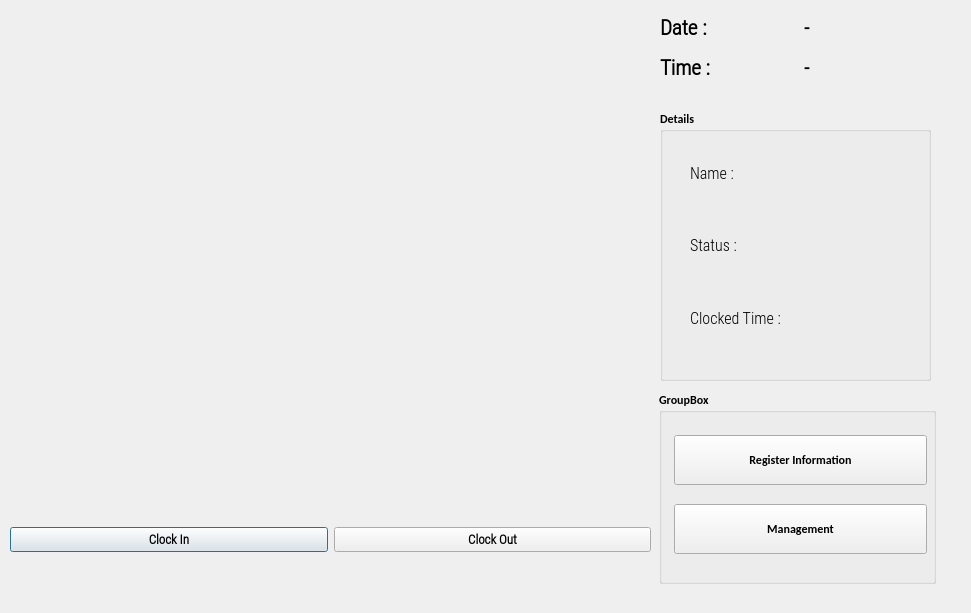
<?xml version="1.0" encoding="UTF-8"?>
<ui version="4.0">
 <class>OutputDialog</class>
 <widget class="QDialog" name="OutputDialog">
  <property name="geometry">
   <rect>
    <x>0</x>
    <y>0</y>
    <width>971</width>
    <height>613</height>
   </rect>
  </property>
  <property name="minimumSize">
   <size>
    <width>0</width>
    <height>0</height>
   </size>
  </property>
  <property name="maximumSize">
   <size>
    <width>1280</width>
    <height>720</height>
   </size>
  </property>
  <property name="font">
   <font>
    <family>Calibri</family>
    <weight>75</weight>
    <bold>true</bold>
   </font>
  </property>
  <property name="windowTitle">
   <string>Face Recognition Attendance App</string>
  </property>
  <property name="windowIcon">
   <iconset>
    <normaloff>icon.png</normaloff>icon.png</iconset>
  </property>
  <widget class="QLabel" name="imgLabel">
   <property name="geometry">
    <rect>
     <x>10</x>
     <y>10</y>
     <width>640</width>
     <height>480</height>
    </rect>
   </property>
   <property name="minimumSize">
    <size>
     <width>4</width>
     <height>0</height>
    </size>
   </property>
   <property name="maximumSize">
    <size>
     <width>640</width>
     <height>480</height>
    </size>
   </property>
   <property name="text">
    <string/>
   </property>
  </widget>
  <widget class="QWidget" name="horizontalLayoutWidget">
   <property name="geometry">
    <rect>
     <x>10</x>
     <y>500</y>
     <width>641</width>
     <height>80</height>
    </rect>
   </property>
   <layout class="QHBoxLayout" name="horizontalLayout">
    <item>
     <widget class="QPushButton" name="ClockInButton">
      <property name="font">
       <font>
        <family>Roboto Condensed Light</family>
        <pointsize>10</pointsize>
        <weight>75</weight>
        <bold>true</bold>
       </font>
      </property>
      <property name="text">
       <string>Clock In</string>
      </property>
      <property name="checkable">
       <bool>true</bool>
      </property>
     </widget>
    </item>
    <item>
     <widget class="QPushButton" name="ClockOutButton">
      <property name="font">
       <font>
        <family>Roboto Condensed Light</family>
        <pointsize>10</pointsize>
        <weight>75</weight>
        <bold>true</bold>
       </font>
      </property>
      <property name="text">
       <string>Clock Out</string>
      </property>
      <property name="checkable">
       <bool>true</bool>
      </property>
     </widget>
    </item>
   </layout>
  </widget>
  <widget class="QWidget" name="gridLayoutWidget">
   <property name="geometry">
    <rect>
     <x>660</x>
     <y>10</y>
     <width>281</width>
     <height>75</height>
    </rect>
   </property>
   <layout class="QGridLayout" name="gridLayout_2">
    <item row="0" column="0">
     <widget class="QLabel" name="label">
      <property name="font">
       <font>
        <family>Roboto Condensed Light</family>
        <pointsize>16</pointsize>
        <weight>75</weight>
        <bold>true</bold>
       </font>
      </property>
      <property name="text">
       <string>Date :</string>
      </property>
     </widget>
    </item>
    <item row="0" column="1">
     <widget class="QLabel" name="Date_Label">
      <property name="font">
       <font>
        <family>Roboto Condensed Light</family>
        <pointsize>15</pointsize>
        <weight>75</weight>
        <bold>true</bold>
       </font>
      </property>
      <property name="text">
       <string>-</string>
      </property>
     </widget>
    </item>
    <item row="1" column="0">
     <widget class="QLabel" name="label_2">
      <property name="font">
       <font>
        <family>Roboto Condensed Light</family>
        <pointsize>16</pointsize>
        <weight>75</weight>
        <bold>true</bold>
       </font>
      </property>
      <property name="text">
       <string>Time :</string>
      </property>
     </widget>
    </item>
    <item row="1" column="1">
     <widget class="QLabel" name="Time_Label">
      <property name="font">
       <font>
        <family>Roboto Condensed Light</family>
        <pointsize>15</pointsize>
        <weight>75</weight>
        <bold>true</bold>
       </font>
      </property>
      <property name="text">
       <string>-</string>
      </property>
     </widget>
    </item>
   </layout>
  </widget>
  <widget class="QGroupBox" name="groupBox">
   <property name="geometry">
    <rect>
     <x>660</x>
     <y>110</y>
     <width>271</width>
     <height>271</height>
    </rect>
   </property>
   <property name="title">
    <string>Details</string>
   </property>
   <widget class="QWidget" name="verticalLayoutWidget">
    <property name="geometry">
     <rect>
      <x>30</x>
      <y>30</y>
      <width>141</width>
      <height>211</height>
     </rect>
    </property>
    <layout class="QVBoxLayout" name="verticalLayout">
     <item>
      <widget class="QLabel" name="label_3">
       <property name="font">
        <font>
         <family>Roboto Condensed Light</family>
         <pointsize>12</pointsize>
         <weight>50</weight>
         <bold>false</bold>
        </font>
       </property>
       <property name="text">
        <string>Name : </string>
       </property>
      </widget>
     </item>
     <item>
      <widget class="QLabel" name="label_4">
       <property name="font">
        <font>
         <family>Roboto Condensed Light</family>
         <pointsize>12</pointsize>
         <weight>50</weight>
         <bold>false</bold>
        </font>
       </property>
       <property name="text">
        <string>Status :</string>
       </property>
      </widget>
     </item>
     <item>
      <widget class="QLabel" name="label_5">
       <property name="font">
        <font>
         <family>Roboto Condensed Light</family>
         <pointsize>12</pointsize>
         <weight>50</weight>
         <bold>false</bold>
        </font>
       </property>
       <property name="text">
        <string>Clocked Time : </string>
       </property>
      </widget>
     </item>
    </layout>
   </widget>
   <widget class="QWidget" name="verticalLayoutWidget_2">
    <property name="geometry">
     <rect>
      <x>120</x>
      <y>30</y>
      <width>131</width>
      <height>211</height>
     </rect>
    </property>
    <layout class="QVBoxLayout" name="verticalLayout_2">
     <item>
      <widget class="QLabel" name="NameLabel">
       <property name="font">
        <font>
         <family>Roboto Condensed Light</family>
         <pointsize>12</pointsize>
         <weight>50</weight>
         <bold>false</bold>
        </font>
       </property>
       <property name="text">
        <string/>
       </property>
      </widget>
     </item>
     <item>
      <widget class="QLabel" name="StatusLabel">
       <property name="font">
        <font>
         <family>Roboto Condensed Light</family>
         <pointsize>12</pointsize>
         <weight>50</weight>
         <bold>false</bold>
        </font>
       </property>
       <property name="text">
        <string/>
       </property>
      </widget>
     </item>
     <item>
      <layout class="QHBoxLayout" name="horizontalLayout_2">
       <item>
        <widget class="QLabel" name="HoursLabel">
         <property name="font">
          <font>
           <family>Roboto Condensed Light</family>
           <pointsize>12</pointsize>
           <weight>50</weight>
           <bold>false</bold>
          </font>
         </property>
         <property name="text">
          <string/>
         </property>
        </widget>
       </item>
       <item>
        <widget class="QLabel" name="MinLabel">
         <property name="font">
          <font>
           <family>Roboto Condensed Light</family>
           <pointsize>12</pointsize>
           <weight>50</weight>
           <bold>false</bold>
          </font>
         </property>
         <property name="text">
          <string/>
         </property>
        </widget>
       </item>
      </layout>
     </item>
    </layout>
   </widget>
  </widget>
  <widget class="QGroupBox" name="groupBox_2">
   <property name="geometry">
    <rect>
     <x>659</x>
     <y>391</y>
     <width>277</width>
     <height>193</height>
    </rect>
   </property>
   <property name="title">
    <string>GroupBox</string>
   </property>
   <widget class="QWidget" name="verticalLayoutWidget_3">
    <property name="geometry">
     <rect>
      <x>15</x>
      <y>31</y>
      <width>253</width>
      <height>145</height>
     </rect>
    </property>
    <layout class="QVBoxLayout" name="verticalLayout_3">
     <item>
      <widget class="QPushButton" name="pushButtonRegist">
       <property name="maximumSize">
        <size>
         <width>16777215</width>
         <height>50</height>
        </size>
       </property>
       <property name="sizeIncrement">
        <size>
         <width>0</width>
         <height>50</height>
        </size>
       </property>
       <property name="text">
        <string>Register Information</string>
       </property>
      </widget>
     </item>
     <item>
      <widget class="QPushButton" name="pushButtonManage">
       <property name="maximumSize">
        <size>
         <width>16777215</width>
         <height>50</height>
        </size>
       </property>
       <property name="text">
        <string>Management</string>
       </property>
      </widget>
     </item>
    </layout>
   </widget>
  </widget>
 </widget>
 <resources>
  <include location="resource.qrc"/>
 </resources>
 <connections/>
</ui>
